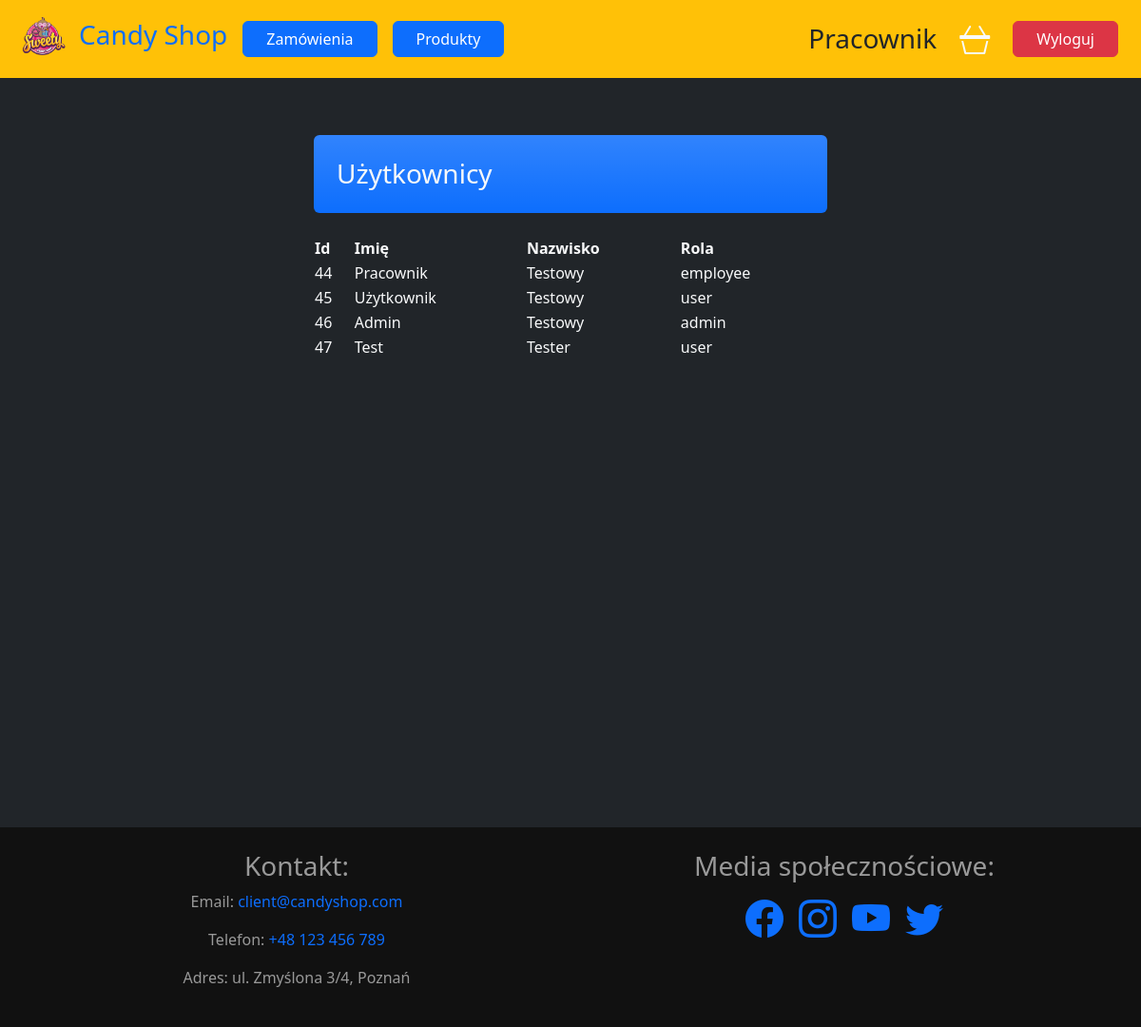
/views/users.php (signed in), run on the app's committed database.
### tables this page shows
CREATE TABLE `users` (
  `id` int(10) UNSIGNED NOT NULL,
  `name` varchar(40) NOT NULL,
  `surname` varchar(50) NOT NULL,
  `email` varchar(60) NOT NULL,
  `phone` varchar(15) DEFAULT NULL,
  `pass` varchar(100) NOT NULL,
  `role_id` int(10) UNSIGNED NOT NULL DEFAULT 3,
  `address_id` int(10) UNSIGNED NOT NULL,
  `created_at` datetime NOT NULL DEFAULT current_timestamp()
);

CREATE TABLE `roles` (
  `id` int(10) UNSIGNED NOT NULL,
  `role` enum('admin','employee','user') NOT NULL
);

### controllers/AccountController.php (called while the page is built, shortened)
<?php declare(strict_types=1);
    include '../services/AccountService.php';
    class AccountController implements IController {
        private AccountService $service;
        private static AccountController $instance;
        private function __construct() {
            $this->service = new AccountService();
        }
        public static function getInstance() {
            if(!isset(self::$instance)) {
                self::$instance = new AccountController();
            }
            return self::$instance;
        }
        public function getAll() {
            return $this->service->getAll();
        }
    }
?>

### services/AccountService.php (called while the page is built, shortened)
<?php declare(strict_types=1);
    include '../db/AccountRepository.php';
    class AccountService implements IService {
        private AccountRepository $repository;
        public function __construct() {
            $this->repository = new AccountRepository();
        }
        public function getAll() {
            $result = $this->repository->getAll();
            if(isset($result['success']))
                return $result['users'];
            return null;
        }
    }
?>

### db/AccountRepository.php (called while the page is built, shortened)
<?php declare(strict_types=1);
    class AccountRepository implements IRepository {
        private mysqli $connection;
        public function __construct() {
            include '../scripts/connect.php';
            $this->connection = $mysqli;
        }
        public function getAll() {
            $error = "";
            try {
                $sql = "SELECT users.id, users.name, users.surname, roles.role FROM `users` JOIN `roles` ON users.role_id = roles.id";
                $result = $this->connection->query($sql);
                $rows = [];
                while($row = $result->fetch_assoc()) {
                    array_push($rows, $row);
                }
                if ($rows) {
                    return ["success" => true, "users" => $rows];
                }
            } catch (Exception $e) {
                if($stmt->affected_rows != 1) {
                    $error = "Nie pobrano użytkowników";
                }
                $error = $error . "Message: " . $e->getMessage();
            }
            return ["error" => $error];
        }
    }
?>

### views/users.php (the view, shortened to what this page needs)
<?php
  require_once('../controllers/AccountController.php');
?>
<!DOCTYPE html>
<html lang="en">
  <head>
    <?php require_once '../style/links.php'; ?>
  </head>
  <body>
    <?php require_once './components/menu.php'; ?>
    <div class="container-fluid w-100 bg-dark screen-height d-flex flex-column flex-lg-row justify-content-center text-light menu-buffer">
        <?php
            if (isset($_SESSION['user_id'])) {
            echo <<< USERS
            <div class="col col-lg-6 d-flex flex-column p-4 m-4">
                <h3 class="bg-primary bg-gradient p-4 my-4 rounded w-100">Użytkownicy</h3>
                <table>
                <tr>
                    <th>Id</th>
                    <th>Imię</th>
                    <th>Nazwisko</th>
                    <th>Rola</th>
                </tr>
USERS;
            $users = AccountController::getInstance()->getAll();
            foreach ($users as $user) {
                echo <<< USERSADMIN
                <tr>
                <td>$user[id]</td>
                <td>$user[name]</td>
                <td>$user[surname]</td>
                <td>$user[role]</td>
                </tr>
USERSADMIN;
            }
            echo "</table></div>";
            }
        ?>
    </div>
    <?php require_once('./components/footer.php'); ?>
  </body>
</html>

### style/style.css (style rules this page uses)
body { background-color: rgb(33, 37, 41); }
.screen-height { min-height: 100vh; }
.menu-buffer { margin-top: 70px; }

### data on the page
users: id "44", name "Pracownik", surname "Testowy", role.role "employee"
users: id "45", name "Użytkownik", surname "Testowy", role.role "user"
users: id "46", name "Admin", surname "Testowy", role.role "admin"
users: id "47", name "Test", surname "Tester", role.role "user"

### other printed values
$_SESSION[user_name] "Pracownik"
